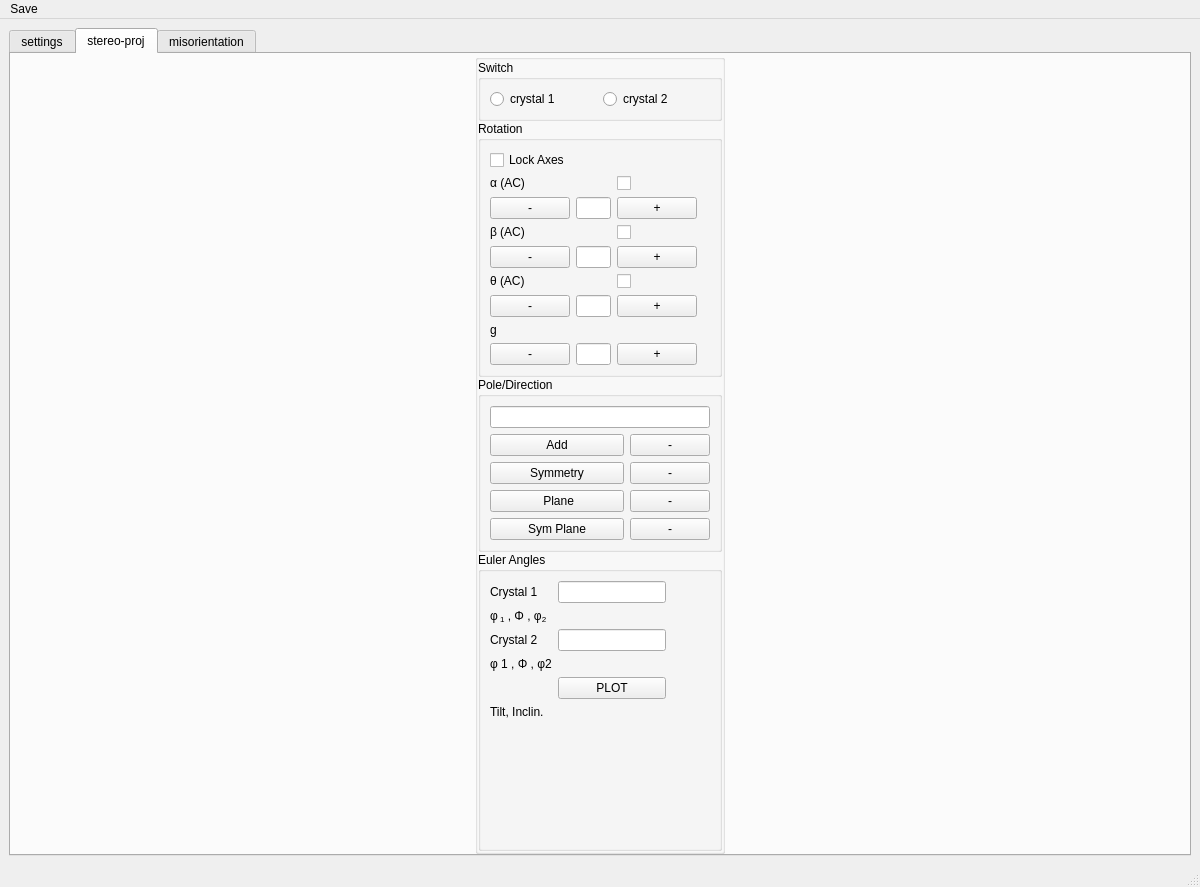
<?xml version="1.0" encoding="UTF-8"?>
<ui version="4.0">
 <class>Misorientation</class>
 <widget class="QMainWindow" name="Misorientation">
  <property name="geometry">
   <rect>
    <x>0</x>
    <y>0</y>
    <width>1200</width>
    <height>887</height>
   </rect>
  </property>
  <property name="windowTitle">
   <string>Misorientation</string>
  </property>
  <widget class="QWidget" name="centralwidget">
   <layout class="QGridLayout" name="gridLayout_11">
    <item row="0" column="0">
     <widget class="QTabWidget" name="tabWidget">
      <property name="currentIndex">
       <number>1</number>
      </property>
      <widget class="QWidget" name="settings">
       <attribute name="title">
        <string>settings</string>
       </attribute>
       <layout class="QGridLayout" name="gridLayout_7">
        <item row="0" column="2" rowspan="2">
         <widget class="QGroupBox" name="groupBox">
          <property name="sizePolicy">
           <sizepolicy hsizetype="Preferred" vsizetype="Preferred">
            <horstretch>0</horstretch>
            <verstretch>0</verstretch>
           </sizepolicy>
          </property>
          <property name="title">
           <string>Crystal 1</string>
          </property>
          <layout class="QGridLayout" name="gridLayout_2">
           <item row="3" column="0" colspan="2">
            <widget class="QLabel" name="e_label">
             <property name="text">
              <string>max indices</string>
             </property>
            </widget>
           </item>
           <item row="4" column="0" colspan="6">
            <widget class="QCheckBox" name="hexa_button">
             <property name="text">
              <string>hexa</string>
             </property>
            </widget>
           </item>
           <item row="2" column="1" colspan="5">
            <widget class="QLineEdit" name="alphabetagamma_entry"/>
           </item>
           <item row="0" column="0" colspan="6">
            <widget class="QComboBox" name="structure_box"/>
           </item>
           <item row="11" column="1">
            <widget class="QPushButton" name="dm_button">
             <property name="text">
              <string>-</string>
             </property>
            </widget>
           </item>
           <item row="11" column="3">
            <widget class="QPushButton" name="dp_button">
             <property name="text">
              <string>+</string>
             </property>
            </widget>
           </item>
           <item row="1" column="0">
            <widget class="QLabel" name="abc_label">
             <property name="text">
              <string>a,b,c</string>
             </property>
            </widget>
           </item>
           <item row="6" column="0">
            <widget class="QRadioButton" name="color_trace_bleu">
             <property name="text">
              <string>blue</string>
             </property>
            </widget>
           </item>
           <item row="11" column="0">
            <widget class="QLabel" name="d_label">
             <property name="text">
              <string>d</string>
             </property>
            </widget>
           </item>
           <item row="1" column="1" colspan="5">
            <widget class="QLineEdit" name="abc_entry"/>
           </item>
           <item row="11" column="4" colspan="2">
            <widget class="QLabel" name="d_label_var">
             <property name="text">
              <string/>
             </property>
            </widget>
           </item>
           <item row="6" column="2">
            <widget class="QRadioButton" name="color_trace_rouge">
             <property name="text">
              <string>red</string>
             </property>
            </widget>
           </item>
           <item row="2" column="0">
            <widget class="QLabel" name="alphabetagamma_label">
             <property name="text">
              <string>&lt;p&gt;&amp;alpha;, &amp;beta;, &amp;gamma;&lt;/p&gt;</string>
             </property>
            </widget>
           </item>
           <item row="11" column="2">
            <widget class="QLineEdit" name="d_entry"/>
           </item>
           <item row="3" column="3" colspan="3">
            <widget class="QLineEdit" name="e_entry"/>
           </item>
           <item row="6" column="1">
            <widget class="QRadioButton" name="color_trace_vert">
             <property name="text">
              <string>green</string>
             </property>
            </widget>
           </item>
           <item row="7" column="0" colspan="4">
            <widget class="QCheckBox" name="style_box">
             <property name="text">
              <string>open/filled</string>
             </property>
            </widget>
           </item>
          </layout>
         </widget>
        </item>
        <item row="0" column="3" rowspan="2">
         <widget class="QGroupBox" name="crystal2_box">
          <property name="sizePolicy">
           <sizepolicy hsizetype="Preferred" vsizetype="Preferred">
            <horstretch>0</horstretch>
            <verstretch>0</verstretch>
           </sizepolicy>
          </property>
          <property name="title">
           <string>Crystal 2</string>
          </property>
          <layout class="QGridLayout" name="gridLayout_4">
           <property name="margin">
            <number>5</number>
           </property>
           <property name="spacing">
            <number>5</number>
           </property>
           <item row="12" column="5" colspan="2">
            <widget class="QLabel" name="d_label_var_2">
             <property name="text">
              <string/>
             </property>
            </widget>
           </item>
           <item row="12" column="1">
            <widget class="QPushButton" name="dm_button_2">
             <property name="text">
              <string>-</string>
             </property>
            </widget>
           </item>
           <item row="8" column="0" colspan="7">
            <widget class="QCheckBox" name="style_box_2">
             <property name="text">
              <string>open/filled</string>
             </property>
            </widget>
           </item>
           <item row="1" column="0">
            <widget class="QLabel" name="abc_label_2">
             <property name="text">
              <string>a,b,c</string>
             </property>
            </widget>
           </item>
           <item row="12" column="2">
            <widget class="QLineEdit" name="d_entry_2"/>
           </item>
           <item row="7" column="2">
            <widget class="QRadioButton" name="color_trace_rouge_2">
             <property name="text">
              <string>red</string>
             </property>
            </widget>
           </item>
           <item row="3" column="0">
            <widget class="QLabel" name="alphabetagamma_label_2">
             <property name="text">
              <string>&lt;p&gt;&amp;alpha;, &amp;beta;, &amp;gamma;&lt;/p&gt;</string>
             </property>
            </widget>
           </item>
           <item row="5" column="0" colspan="4">
            <widget class="QLabel" name="e_label_2">
             <property name="text">
              <string>max indices</string>
             </property>
            </widget>
           </item>
           <item row="5" column="4" colspan="3">
            <widget class="QLineEdit" name="e_entry_2"/>
           </item>
           <item row="0" column="0" colspan="7">
            <widget class="QComboBox" name="structure2_box"/>
           </item>
           <item row="6" column="0" colspan="7">
            <widget class="QCheckBox" name="hexa_button_2">
             <property name="text">
              <string>hexa</string>
             </property>
            </widget>
           </item>
           <item row="12" column="4">
            <widget class="QPushButton" name="dp_button_2">
             <property name="text">
              <string>+</string>
             </property>
            </widget>
           </item>
           <item row="7" column="0">
            <widget class="QRadioButton" name="color_trace_bleu_2">
             <property name="text">
              <string>blue</string>
             </property>
            </widget>
           </item>
           <item row="3" column="1" colspan="6">
            <widget class="QLineEdit" name="alphabetagamma_entry_2"/>
           </item>
           <item row="1" column="1" colspan="6">
            <widget class="QLineEdit" name="abc_entry_2"/>
           </item>
           <item row="12" column="0">
            <widget class="QLabel" name="d_label_2">
             <property name="text">
              <string>d</string>
             </property>
            </widget>
           </item>
           <item row="7" column="1">
            <widget class="QRadioButton" name="color_trace_vert_2">
             <property name="text">
              <string>green</string>
             </property>
            </widget>
           </item>
          </layout>
         </widget>
        </item>
        <item row="0" column="0" colspan="2">
         <widget class="QGroupBox" name="groupBox_7">
          <property name="title">
           <string>Settings</string>
          </property>
          <layout class="QGridLayout" name="gridLayout_12">
           <item row="1" column="1">
            <widget class="QLineEdit" name="image_angle_entry"/>
           </item>
           <item row="2" column="0">
            <widget class="QCheckBox" name="real_space_checkBox">
             <property name="text">
              <string>work in real space</string>
             </property>
            </widget>
           </item>
           <item row="1" column="0">
            <widget class="QLabel" name="image_tilt_y_label">
             <property name="text">
              <string>Image α-tilt/y angle</string>
             </property>
            </widget>
           </item>
           <item row="0" column="1">
            <widget class="QLineEdit" name="tilt_angle_entry"/>
           </item>
           <item row="0" column="0">
            <widget class="QLabel" name="tilt_angle_label">
             <property name="text">
              <string>Diffraction α-tilt/y angle</string>
             </property>
            </widget>
           </item>
           <item row="3" column="0">
            <widget class="QCheckBox" name="uvw_button">
             <property name="text">
              <string>uvw</string>
             </property>
            </widget>
           </item>
          </layout>
         </widget>
        </item>
        <item row="1" column="0">
         <widget class="QGroupBox" name="groupBox_10">
          <property name="title">
           <string>Layout</string>
          </property>
          <layout class="QGridLayout" name="gridLayout_3">
           <item row="3" column="1">
            <widget class="QLineEdit" name="text_size_entry"/>
           </item>
           <item row="0" column="0" colspan="2">
            <widget class="QCheckBox" name="wulff_button">
             <property name="text">
              <string>Wulff net</string>
             </property>
            </widget>
           </item>
           <item row="3" column="0">
            <widget class="QLabel" name="text_size_label">
             <property name="text">
              <string>Text size</string>
             </property>
            </widget>
           </item>
           <item row="2" column="1">
            <widget class="QLineEdit" name="size_var"/>
           </item>
           <item row="4" column="0" colspan="2">
            <widget class="QPushButton" name="reset_view_button">
             <property name="text">
              <string>Update/Reset view</string>
             </property>
            </widget>
           </item>
           <item row="2" column="0">
            <widget class="QLabel" name="size_var_label">
             <property name="text">
              <string>Marker size</string>
             </property>
            </widget>
           </item>
          </layout>
         </widget>
        </item>
       </layout>
      </widget>
      <widget class="QWidget" name="tab_2">
       <attribute name="title">
        <string>stereo-proj</string>
       </attribute>
       <layout class="QGridLayout" name="gridLayout_10">
        <property name="margin">
         <number>0</number>
        </property>
        <property name="spacing">
         <number>0</number>
        </property>
        <item row="0" column="1">
         <widget class="QGroupBox" name="groupBox_6">
          <property name="maximumSize">
           <size>
            <width>250</width>
            <height>16777215</height>
           </size>
          </property>
          <property name="title">
           <string/>
          </property>
          <property name="flat">
           <bool>false</bool>
          </property>
          <layout class="QGridLayout" name="gridLayout">
           <property name="margin">
            <number>0</number>
           </property>
           <property name="spacing">
            <number>0</number>
           </property>
           <item row="3" column="0" colspan="2">
            <widget class="QGroupBox" name="groupBox_5">
             <property name="title">
              <string>Euler Angles</string>
             </property>
             <layout class="QGridLayout" name="gridLayout_6">
              <item row="6" column="0">
               <widget class="QLabel" name="lab_coord">
                <property name="text">
                 <string>Tilt, Inclin.</string>
                </property>
               </widget>
              </item>
              <item row="3" column="0">
               <widget class="QLabel" name="label_2">
                <property name="text">
                 <string>Crystal 2</string>
                </property>
               </widget>
              </item>
              <item row="1" column="1" colspan="2">
               <widget class="QLabel" name="angle_euler_label">
                <property name="text">
                 <string/>
                </property>
                <property name="textInteractionFlags">
                 <set>Qt::LinksAccessibleByMouse|Qt::TextSelectableByMouse</set>
                </property>
               </widget>
              </item>
              <item row="0" column="0">
               <widget class="QLabel" name="label">
                <property name="text">
                 <string>Crystal 1</string>
                </property>
               </widget>
              </item>
              <item row="4" column="1" colspan="2">
               <widget class="QLabel" name="angle_euler_label_2">
                <property name="text">
                 <string/>
                </property>
               </widget>
              </item>
              <item row="0" column="1" colspan="2">
               <widget class="QLineEdit" name="phi1phiphi2_entry"/>
              </item>
              <item row="4" column="0">
               <widget class="QLabel" name="label_3">
                <property name="text">
                 <string>φ 1 , Φ , φ2</string>
                </property>
               </widget>
              </item>
              <item row="5" column="1" colspan="2">
               <widget class="QPushButton" name="button_trace2">
                <property name="text">
                 <string>PLOT</string>
                </property>
               </widget>
              </item>
              <item row="7" column="1" colspan="4">
               <spacer name="verticalSpacer">
                <property name="orientation">
                 <enum>Qt::Vertical</enum>
                </property>
                <property name="sizeHint" stdset="0">
                 <size>
                  <width>20</width>
                  <height>40</height>
                 </size>
                </property>
               </spacer>
              </item>
              <item row="6" column="1">
               <widget class="QLabel" name="coord_label">
                <property name="text">
                 <string/>
                </property>
               </widget>
              </item>
              <item row="3" column="1" colspan="2">
               <widget class="QLineEdit" name="phi1phiphi2_2_entry"/>
              </item>
              <item row="1" column="0">
               <widget class="QLabel" name="lab_euler2">
                <property name="text">
                 <string>&lt;html&gt;&lt;head/&gt;&lt;body&gt;&lt;p&gt;φ&lt;span style=&quot; vertical-align:sub;&quot;&gt; 1&lt;/span&gt; , Φ , φ&lt;span style=&quot; vertical-align:sub;&quot;&gt;2&lt;/span&gt;&lt;/p&gt;&lt;/body&gt;&lt;/html&gt;</string>
                </property>
               </widget>
              </item>
             </layout>
            </widget>
           </item>
           <item row="2" column="0" colspan="2">
            <widget class="QGroupBox" name="groupBox_4">
             <property name="title">
              <string>Pole/Direction</string>
             </property>
             <layout class="QGridLayout" name="gridLayout_5">
              <item row="0" column="0" colspan="3">
               <widget class="QLineEdit" name="pole_entry"/>
              </item>
              <item row="4" column="2">
               <widget class="QPushButton" name="undo_trace_plan_sym_button">
                <property name="text">
                 <string>-</string>
                </property>
               </widget>
              </item>
              <item row="4" column="0" colspan="2">
               <widget class="QPushButton" name="trace_plan_sym_button">
                <property name="text">
                 <string>Sym Plane</string>
                </property>
               </widget>
              </item>
              <item row="1" column="0" colspan="2">
               <widget class="QPushButton" name="addpole_button">
                <property name="text">
                 <string>Add</string>
                </property>
               </widget>
              </item>
              <item row="1" column="2">
               <widget class="QPushButton" name="undo_addpole_button">
                <property name="text">
                 <string>-</string>
                </property>
               </widget>
              </item>
              <item row="2" column="2">
               <widget class="QPushButton" name="undo_sym_button">
                <property name="text">
                 <string>-</string>
                </property>
               </widget>
              </item>
              <item row="2" column="0" colspan="2">
               <widget class="QPushButton" name="sym_button">
                <property name="text">
                 <string>Symmetry</string>
                </property>
               </widget>
              </item>
              <item row="3" column="0" colspan="2">
               <widget class="QPushButton" name="trace_plan_button">
                <property name="text">
                 <string> Plane</string>
                </property>
               </widget>
              </item>
              <item row="3" column="2">
               <widget class="QPushButton" name="undo_trace_plan_button">
                <property name="text">
                 <string>-</string>
                </property>
               </widget>
              </item>
             </layout>
            </widget>
           </item>
           <item row="0" column="0">
            <widget class="QGroupBox" name="groupBox_2">
             <property name="title">
              <string>Switch</string>
             </property>
             <layout class="QGridLayout" name="gridLayout_8">
              <item row="0" column="0">
               <widget class="QRadioButton" name="crystal1_radioButton">
                <property name="text">
                 <string>crystal 1</string>
                </property>
               </widget>
              </item>
              <item row="0" column="1">
               <widget class="QRadioButton" name="crystal2_radioButton">
                <property name="text">
                 <string>crystal 2</string>
                </property>
               </widget>
              </item>
             </layout>
            </widget>
           </item>
           <item row="1" column="0">
            <widget class="QGroupBox" name="groupBox_3">
             <property name="title">
              <string>Rotation</string>
             </property>
             <layout class="QGridLayout" name="gridLayout_9">
              <item row="2" column="3">
               <widget class="QLabel" name="angle_alpha_label_2">
                <property name="text">
                 <string/>
                </property>
               </widget>
              </item>
              <item row="4" column="3">
               <widget class="QLabel" name="angle_beta_label_2">
                <property name="text">
                 <string/>
                </property>
               </widget>
              </item>
              <item row="6" column="3">
               <widget class="QLabel" name="angle_z_label_2">
                <property name="text">
                 <string/>
                </property>
               </widget>
              </item>
              <item row="6" column="2">
               <widget class="QPushButton" name="angle_z_buttonp">
                <property name="text">
                 <string>+</string>
                </property>
               </widget>
              </item>
              <item row="2" column="0">
               <widget class="QPushButton" name="angle_alpha_buttonm">
                <property name="text">
                 <string>-</string>
                </property>
               </widget>
              </item>
              <item row="1" column="0" colspan="2">
               <widget class="QLabel" name="angle_alpha_label">
                <property name="text">
                 <string>&lt;html&gt;&lt;head/&gt;&lt;body&gt;&lt;p&gt;α (AC)&lt;/p&gt;&lt;/body&gt;&lt;/html&gt;</string>
                </property>
               </widget>
              </item>
              <item row="0" column="0" colspan="3">
               <widget class="QCheckBox" name="lock_checkButton">
                <property name="text">
                 <string>Lock Axes</string>
                </property>
               </widget>
              </item>
              <item row="5" column="0" colspan="2">
               <widget class="QLabel" name="angle_z_label">
                <property name="text">
                 <string>&lt;html&gt;&lt;head/&gt;&lt;body&gt;&lt;p&gt;θ (AC)&lt;/p&gt;&lt;/body&gt;&lt;/html&gt;</string>
                </property>
               </widget>
              </item>
              <item row="6" column="1">
               <widget class="QLineEdit" name="angle_z_entry"/>
              </item>
              <item row="6" column="0">
               <widget class="QPushButton" name="angle_z_buttonm">
                <property name="text">
                 <string>-</string>
                </property>
               </widget>
              </item>
              <item row="5" column="2">
               <widget class="QCheckBox" name="theta_signBox">
                <property name="text">
                 <string/>
                </property>
               </widget>
              </item>
              <item row="4" column="2">
               <widget class="QPushButton" name="angle_beta_buttonp">
                <property name="text">
                 <string>+</string>
                </property>
               </widget>
              </item>
              <item row="4" column="1">
               <widget class="QLineEdit" name="angle_beta_entry"/>
              </item>
              <item row="4" column="0">
               <widget class="QPushButton" name="angle_beta_buttonm">
                <property name="text">
                 <string>-</string>
                </property>
               </widget>
              </item>
              <item row="3" column="2">
               <widget class="QCheckBox" name="beta_signBox">
                <property name="text">
                 <string/>
                </property>
               </widget>
              </item>
              <item row="1" column="2">
               <widget class="QCheckBox" name="alpha_signBox">
                <property name="text">
                 <string/>
                </property>
               </widget>
              </item>
              <item row="2" column="2">
               <widget class="QPushButton" name="angle_alpha_buttonp">
                <property name="text">
                 <string>+</string>
                </property>
               </widget>
              </item>
              <item row="2" column="1">
               <widget class="QLineEdit" name="angle_alpha_entry"/>
              </item>
              <item row="3" column="0" colspan="2">
               <widget class="QLabel" name="angle_beta_label">
                <property name="text">
                 <string>&lt;html&gt;&lt;head/&gt;&lt;body&gt;&lt;p&gt;β (AC)&lt;/p&gt;&lt;/body&gt;&lt;/html&gt;</string>
                </property>
               </widget>
              </item>
              <item row="8" column="2">
               <widget class="QPushButton" name="rot_gp_button">
                <property name="text">
                 <string>+</string>
                </property>
               </widget>
              </item>
              <item row="8" column="1">
               <widget class="QLineEdit" name="rot_g_entry"/>
              </item>
              <item row="7" column="0">
               <widget class="QLabel" name="label_4">
                <property name="text">
                 <string>g</string>
                </property>
               </widget>
              </item>
              <item row="8" column="0">
               <widget class="QPushButton" name="rot_gm_button">
                <property name="text">
                 <string>-</string>
                </property>
               </widget>
              </item>
              <item row="8" column="3">
               <widget class="QLabel" name="rg_label">
                <property name="text">
                 <string/>
                </property>
               </widget>
              </item>
             </layout>
            </widget>
           </item>
          </layout>
         </widget>
        </item>
        <item row="0" column="0">
         <layout class="QGridLayout" name="mplvl"/>
        </item>
       </layout>
      </widget>
      <widget class="QWidget" name="misorientation">
       <attribute name="title">
        <string>misorientation</string>
       </attribute>
       <layout class="QGridLayout" name="gridLayout_13">
        <item row="0" column="0">
         <widget class="QPushButton" name="misorientation_button">
          <property name="text">
           <string>Find misorientation &amp; Plot Angle/Axes</string>
          </property>
         </widget>
        </item>
        <item row="2" column="0">
         <widget class="QCheckBox" name="numbers_checkBox">
          <property name="text">
           <string>show numbers</string>
          </property>
         </widget>
        </item>
        <item row="3" column="0">
         <widget class="QCheckBox" name="axis_checkBox">
          <property name="text">
           <string>show axes</string>
          </property>
         </widget>
        </item>
        <item row="4" column="0">
         <widget class="QListWidget" name="misorientation_list"/>
        </item>
        <item row="1" column="0">
         <widget class="QPushButton" name="clear_misorientation_button">
          <property name="text">
           <string>Clear plot</string>
          </property>
         </widget>
        </item>
       </layout>
      </widget>
     </widget>
    </item>
   </layout>
  </widget>
  <widget class="QMenuBar" name="menubar">
   <property name="geometry">
    <rect>
     <x>0</x>
     <y>0</y>
     <width>1200</width>
     <height>23</height>
    </rect>
   </property>
   <widget class="QMenu" name="menuSave">
    <property name="title">
     <string>Save</string>
    </property>
    <addaction name="actionSave_figure"/>
   </widget>
   <addaction name="menuSave"/>
  </widget>
  <widget class="QStatusBar" name="statusbar"/>
  <action name="actionSave_figure">
   <property name="text">
    <string>Save figure</string>
   </property>
  </action>
  <action name="actionCalculate_Schmid_factor">
   <property name="text">
    <string>calculate Schmid factor</string>
   </property>
  </action>
  <action name="actionCalculate_angle">
   <property name="text">
    <string>Calculate angle</string>
   </property>
  </action>
  <action name="actionCalculate_xyz">
   <property name="text">
    <string>calculate xyz directions</string>
   </property>
  </action>
  <action name="actionCalculate_apparent_width">
   <property name="text">
    <string>Calculate apparent width</string>
   </property>
  </action>
  <action name="actionPlanes">
   <property name="text">
    <string>planes</string>
   </property>
  </action>
  <action name="actionProj_directions">
   <property name="text">
    <string>proj. directions</string>
   </property>
  </action>
  <action name="actionPlane_cone">
   <property name="text">
    <string>plane-cone</string>
   </property>
  </action>
  <action name="actionCalculate_intersections">
   <property name="text">
    <string>Calculate intersections</string>
   </property>
  </action>
  <action name="actionHkl_uvw">
   <property name="text">
    <string>hkl &lt;&gt; uvw</string>
   </property>
  </action>
  <action name="actionPlot_Kikuchi_lines">
   <property name="text">
    <string>plot Kikuchi lines or diffraction pattern</string>
   </property>
  </action>
 </widget>
 <tabstops>
  <tabstop>tabWidget</tabstop>
  <tabstop>tilt_angle_entry</tabstop>
  <tabstop>image_angle_entry</tabstop>
  <tabstop>structure_box</tabstop>
  <tabstop>abc_entry</tabstop>
  <tabstop>alphabetagamma_entry</tabstop>
  <tabstop>e_entry</tabstop>
  <tabstop>dm_button</tabstop>
  <tabstop>structure2_box</tabstop>
  <tabstop>abc_entry_2</tabstop>
  <tabstop>alphabetagamma_entry_2</tabstop>
  <tabstop>e_entry_2</tabstop>
  <tabstop>lock_checkButton</tabstop>
  <tabstop>alpha_signBox</tabstop>
  <tabstop>angle_alpha_buttonm</tabstop>
  <tabstop>angle_alpha_entry</tabstop>
  <tabstop>angle_alpha_buttonp</tabstop>
  <tabstop>beta_signBox</tabstop>
  <tabstop>angle_beta_buttonm</tabstop>
  <tabstop>angle_beta_entry</tabstop>
  <tabstop>angle_beta_buttonp</tabstop>
  <tabstop>theta_signBox</tabstop>
  <tabstop>angle_z_buttonm</tabstop>
  <tabstop>angle_z_entry</tabstop>
  <tabstop>angle_z_buttonp</tabstop>
  <tabstop>pole_entry</tabstop>
  <tabstop>addpole_button</tabstop>
  <tabstop>undo_addpole_button</tabstop>
  <tabstop>sym_button</tabstop>
  <tabstop>undo_sym_button</tabstop>
  <tabstop>trace_plan_button</tabstop>
  <tabstop>undo_trace_plan_button</tabstop>
  <tabstop>trace_plan_sym_button</tabstop>
  <tabstop>undo_trace_plan_sym_button</tabstop>
  <tabstop>phi1phiphi2_entry</tabstop>
  <tabstop>button_trace2</tabstop>
 </tabstops>
 <resources/>
 <connections/>
 <slots>
  <slot>plot()</slot>
 </slots>
</ui>
